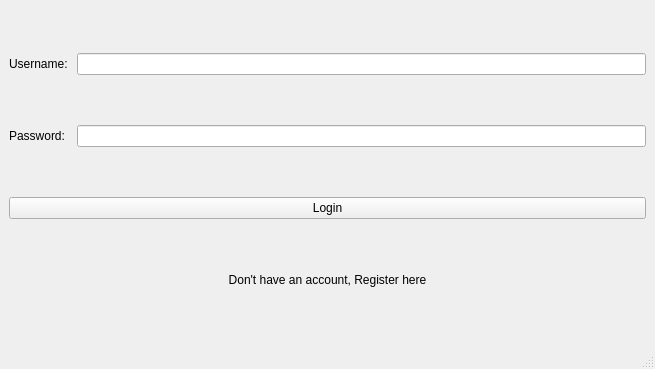
<?xml version="1.0" encoding="UTF-8"?>
<ui version="4.0">
 <class>MainWindow</class>
 <widget class="QMainWindow" name="MainWindow">
  <property name="geometry">
   <rect>
    <x>0</x>
    <y>0</y>
    <width>655</width>
    <height>369</height>
   </rect>
  </property>
  <property name="windowTitle">
   <string>Login</string>
  </property>
  <widget class="QWidget" name="centralwidget">
   <layout class="QGridLayout" name="gridLayout">
    <item row="1" column="0">
     <widget class="QLabel" name="label_2">
      <property name="text">
       <string>Password: </string>
      </property>
     </widget>
    </item>
    <item row="0" column="0">
     <widget class="QLabel" name="label">
      <property name="text">
       <string>Username: </string>
      </property>
     </widget>
    </item>
    <item row="0" column="1">
     <widget class="QLineEdit" name="le_username"/>
    </item>
    <item row="2" column="0" colspan="2">
     <widget class="QPushButton" name="btn_login">
      <property name="text">
       <string>Login</string>
      </property>
     </widget>
    </item>
    <item row="3" column="0" colspan="2">
     <widget class="QPushButton" name="btn_register">
      <property name="text">
       <string>Don't have an account, Register here</string>
      </property>
      <property name="flat">
       <bool>true</bool>
      </property>
     </widget>
    </item>
    <item row="1" column="1">
     <widget class="QLineEdit" name="le_password">
      <property name="inputMask">
       <string/>
      </property>
      <property name="echoMode">
       <enum>QLineEdit::Password</enum>
      </property>
     </widget>
    </item>
   </layout>
  </widget>
  <widget class="QMenuBar" name="menubar">
   <property name="geometry">
    <rect>
     <x>0</x>
     <y>0</y>
     <width>655</width>
     <height>21</height>
    </rect>
   </property>
  </widget>
  <widget class="QStatusBar" name="statusbar"/>
 </widget>
 <resources/>
 <connections/>
</ui>
